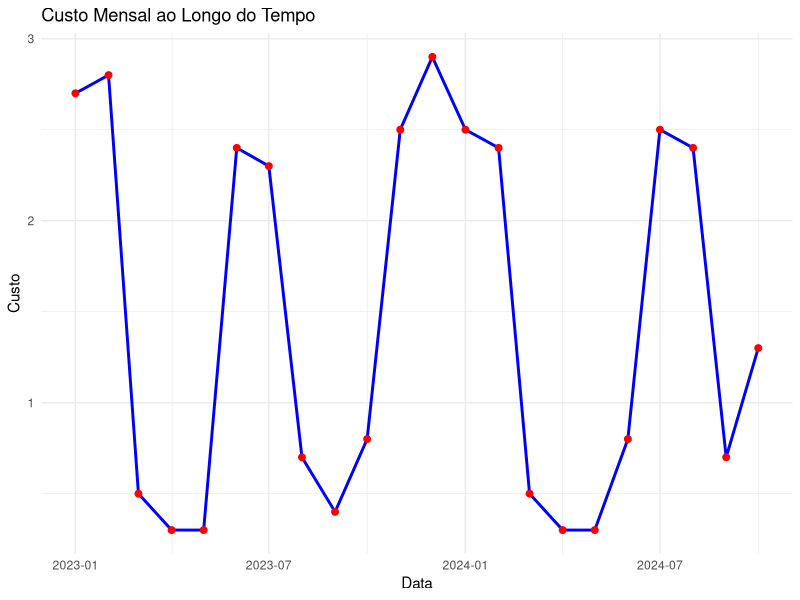
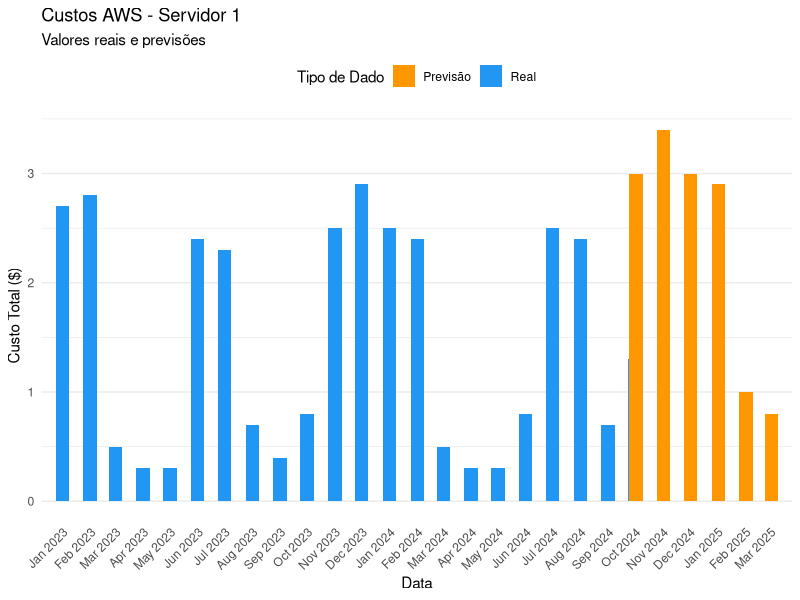

The R source for these figures, in order:
library(forecast)
library(tidyverse)

set.seed(123)

df <- data.frame(
  data = seq(as.Date("2023-01-01"), as.Date("2024-10-01"), by ="month"),
  custo = c(2.7, 2.8, 0.5, 0.3, 0.3, 2.4, 2.3, 0.7, 0.4, 0.8, 2.5, 2.9, 2.5, 2.4, 0.5, 0.3, 0.3, 0.8, 2.5, 2.4,0.7, 1.3)
)



ggplot(df, aes(x = data, y = custo)) +
  geom_line(color = "blue", size = 1) +
  geom_point(color = "red", size = 2) +
  labs(
    title = "Custo Mensal ao Longo do Tempo",
    x = "Data",
    y = "Custo"
  ) +
  theme_minimal()



ts_data <- ts(df$custo, start = c(2023, 1), frequency = 12)
#Aqui o modelo pega a coluna que contem os custos e define cada dado como de um "periodo" dentro do total de 12 
#Simbolizando os meses do ano

modelo <- auto.arima(ts_data)
#Auto arioma identifica o melhor modelo para os dados

summary(modelo)
#ARIMA é uma sigla para um conjunto de 3 principios de analise sobre séries temporais
# AR -> Auto Regressive ou seja influenciado por valores anteriores
# I -> INtegrated -> Tem uma "tendencia" clara de subida ou queda
# MA -> Moving Average ->  Erros de previsao passados influenciam os valores atuais


#prepPrevisao <- Arima(ts_data, order = c(0,0,1), seasonal = c(0,0,1))
prepPrevisao <- Arima(ts_data, order = c(0,1,0), seasonal = c(0,1,0))
meses_previsao <- 6
previsao <- forecast(prepPrevisao, h = meses_previsao)

# similar ao predict
#h = horizont

previsao

datas_futuras <- seq(max(df$data) + 1, by = "month", length.out = length(previsao$mean))


resultados_df <- data.frame(
  data = datas_futuras,
  custo = as.numeric(previsao$mean),
  tipo = "Previsão"
)



dados_historicos <- df
dados_historicos$tipo <- "Real"

# Combinando dados históricos e previsões
dados_completos <- rbind(
  dados_historicos,
  resultados_df
)


dados_completos$servidor <- "Servidor 1"


cores <- c("Real" = "#2196F3", "Previsão" = "#FF9800")

ggplot(dados_completos, 
       aes(x = data, y = custo, fill = tipo)) +
  geom_bar(stat = "identity", position = "dodge", width = 15) +
  scale_fill_manual(values = cores) +
  theme_minimal() +
  labs(title = "Custos AWS - Servidor 1",
       subtitle = "Valores reais e previsões",
       x = "Data",
       y = "Custo Total ($)",
       fill = "Tipo de Dado") +
  scale_x_date(date_breaks = "1 month", 
               date_labels = "%b %Y",
               expand = expansion(mult = c(0.02, 0.02))) +
  theme(
    axis.text.x = element_text(angle = 45, hjust = 1),
    legend.position = "top",
    panel.grid.major.x = element_blank(),
    panel.grid.minor.x = element_blank()
  )

#Acentuação


# Calculando preço da LAMBDA:
# Roda a cada 10 segundos, ou seja, 360 vezes por hora. Um mes tem aproximadamente 720 horas
total_execucoes = 360 * 720
# Cada csv tem 435 Bytes
tamanho_total_dados = 435 * total_execucoes
# arredondando para mb
tamanho_total_dados <- round(tamanho_total_dados / (1024^2), 2)

# A LAMBDA cobra por uso de RAM por segundo (GB-segundo)

#informações do cloudWatch
memoria_alocada = 0.5 #0.5 GB ou seja 512 mb
duracao_media = 0.2 #segundos

duracao_gb_segundos = total_execucoes * duracao_media * memoria_alocada
duracao_gb_segundos

preco_gb_segundo = 0.0000166667

preco_lambda = duracao_gb_segundos * preco_gb_segundo
preco_lambda

#custos aws:
custo_leitura_s3 = 0.0004 # por 1000
custo_gravacao_s3 = 0.005 # por 1000
custo_leitura_total =  (total_execucoes / 1000)  * custo_leitura_s3
custo_gravacao_total = (total_execucoes / 1000)  * custo_gravacao_s3

custo_leitura_total
custo_gravacao_total

custo_s3 = custo_gravacao_total + custo_leitura_total
custo_s3

custo_total = custo_s3 + preco_lambda
custo_total


